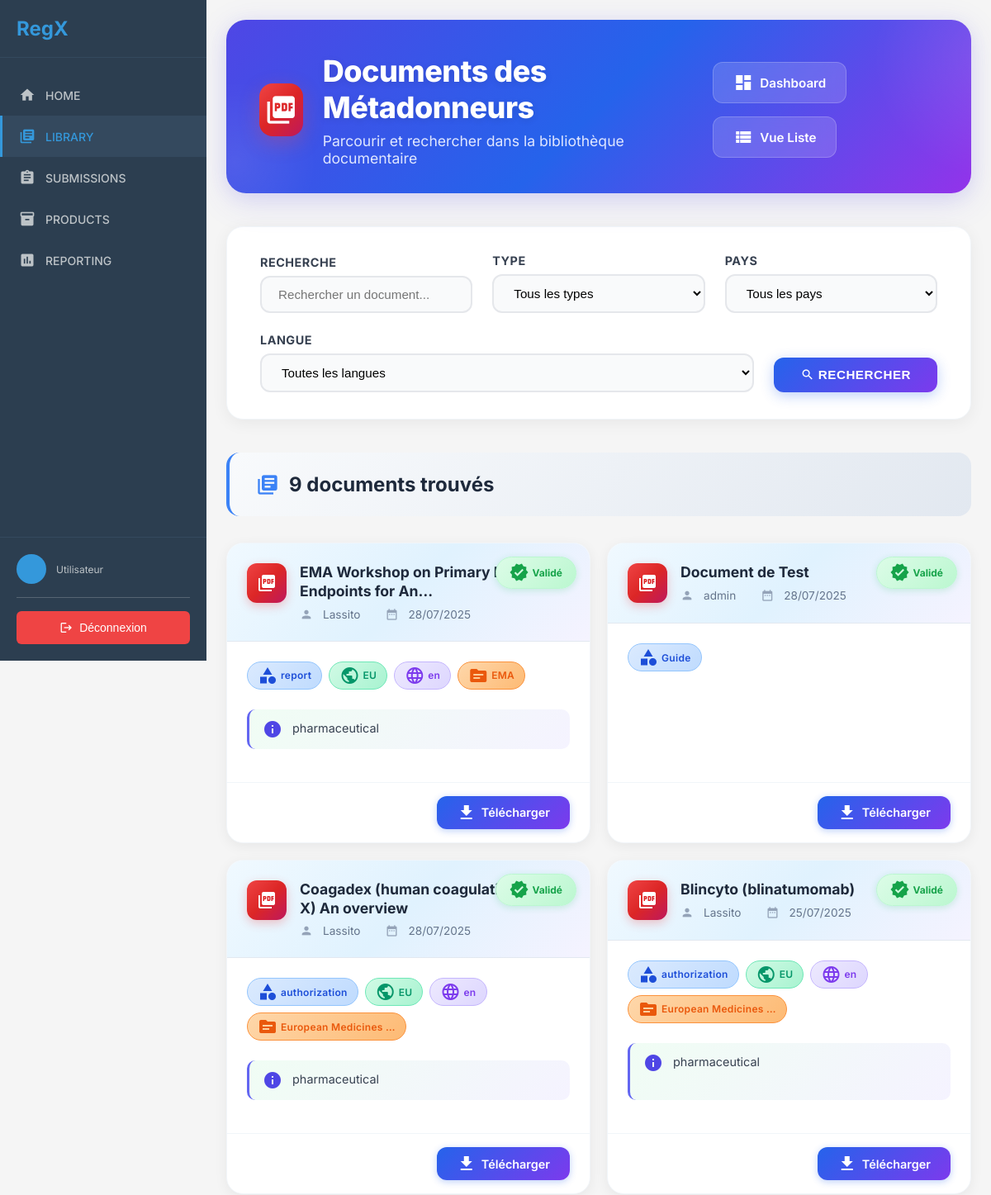
Page /client/library/documents/ (upper part) on the earlier database version.
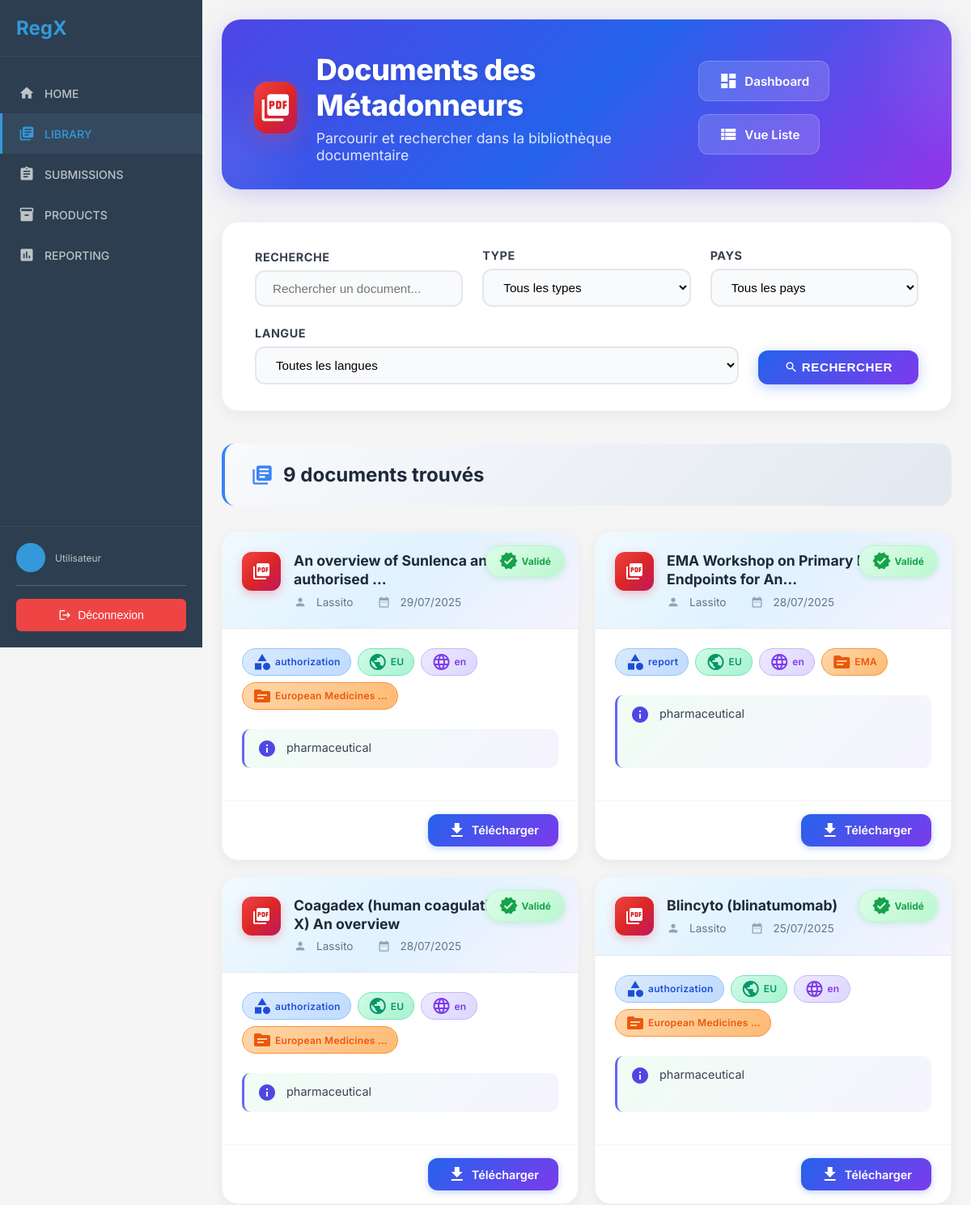
Same page on the later database version.
### rawdocs/models.py (models this page shows, shortened)
class RawDocument(models.Model):
    url = models.URLField(help_text="URL d'origine du PDF", blank=True)
    file = models.FileField(upload_to=pdf_upload_to, help_text="Fichier PDF téléchargé")
    created_at = models.DateTimeField(auto_now_add=True)
    owner = models.ForeignKey(
        settings.AUTH_USER_MODEL,
        on_delete=models.CASCADE,
        related_name='raw_documents',
        null=True, blank=True,
        help_text="Utilisateur qui a téléchargé ce document"
    )
    is_validated = models.BooleanField(default=False, help_text="Document validé par un métadonneur")
    validated_at = models.DateTimeField(null=True, blank=True)
    is_ready_for_expert = models.BooleanField(default=False, help_text="Document prêt pour révision expert")
    expert_ready_at = models.DateTimeField(null=True, blank=True,
                                           help_text="Date à laquelle le document est devenu prêt pour l'expert")
    total_pages = models.IntegerField(default=0, help_text="Nombre total de pages")
    pages_extracted = models.BooleanField(default=False, help_text="Pages extraites individuellement")
    title = models.TextField(blank=True, help_text="Titre du document")
    doc_type = models.CharField("Type", max_length=100, blank=True, help_text="Type du document (guide, rapport…)")
    publication_date = models.CharField(max_length=100, blank=True, help_text="Date de publication")
    version = models.CharField(max_length=50, blank=True, help_text="Version extraite")
    source = models.CharField(max_length=255, blank=True, help_text="Organisation émettrice (EMA, FDA…)")
    context = models.TextField(blank=True, help_text="Contexte extrait (2 phrases max)")
    country = models.CharField(max_length=100, blank=True, help_text="Pays détecté (GPE ou TLD)")
    language = models.CharField(max_length=10, blank=True, help_text="Langue détectée (fr, en…)")
    url_source = models.URLField(blank=True, help_text="URL d'origine pour référence")

### client/library/views.py (the view)
# urls.py: path('documents/', views.document_list, name='document_list'),
def document_list(request):
    search = request.GET.get('search', '')
    document_type = request.GET.get('type', '')
    country = request.GET.get('country', '')
    language = request.GET.get('language', '')
    validation_status = request.GET.get('status', 'validated')
    documents_qs = RawDocument.objects.select_related('owner').all()
    if validation_status == 'validated':
        documents_qs = documents_qs.filter(is_validated=True)
    elif validation_status == 'pending':
        documents_qs = documents_qs.filter(is_validated=False)
    if search:
        documents_qs = documents_qs.filter(
            Q(title__icontains=search) |
            Q(source__icontains=search) |
            Q(context__icontains=search)
        )
    if document_type:
        documents_qs = documents_qs.filter(doc_type__icontains=document_type)
    if country:
        documents_qs = documents_qs.filter(country__icontains=country)
    if language:
        documents_qs = documents_qs.filter(language__icontains=language)
    documents_qs = documents_qs.order_by('-created_at')
    paginator = Paginator(documents_qs, 20)
    page_number = request.GET.get('page')
    documents = paginator.get_page(page_number)
    document_types = RawDocument.objects.filter(is_validated=True).exclude(doc_type='').values_list('doc_type',
                                                                                                    flat=True).distinct()
    countries = RawDocument.objects.filter(is_validated=True).exclude(country='').values_list('country',
                                                                                              flat=True).distinct()
    languages = RawDocument.objects.filter(is_validated=True).exclude(language='').values_list('language',
                                                                                               flat=True).distinct()
    context = {
        'documents': documents,
        'document_types': document_types,
        'countries': countries,
        'languages': languages,
        'filters': {
            'search': search,
            'type': document_type,
            'country': country,
            'language': language,
            'status': validation_status,
        }
    }
    return render(request, 'client/library/document_list.html', context)

### chatbot/templatetags/chatbot_tags.py (called while the page is built)
@register.simple_tag
def chatbot_widget():
    return render_to_string('chatbot/chatbot_widget.html')

### client/templatetags/document_filters.py (called while the page is built)
@register.filter
def document_title(document):
    if document.title and document.title.strip():
        return document.title.strip()
    if document.file:
        clean_name = clean_filename(document.file)
        if clean_name:
            return clean_name
    return "Document sans titre"

### templates/client/library/document_list.html (shortened to what the changed rows need)
{% extends 'client/base.html' %}
{% load static %}
{% load document_filters %}
{% block content %}
<div class="library-container">
    <div class="page-header">
        <div class="page-header-content">
            <div class="page-header-left">
                <div class="page-header-titles">
                    <h1>Documents des Métadonneurs</h1>
                </div>
            </div>
        </div>
    </div>
    <div class="results-header">
        <h2>
            <i class="material-icons">library_books</i>
            {{ documents.paginator.count }} document{{ documents.paginator.count|pluralize }} trouvé{{ documents.paginator.count|pluralize }}
        </h2>
    </div>
    {% if documents %}
    <div class="cards-list">
        {% for document in documents %}
        <div class="document-card" onclick="location.href='{% url 'client:library:document_detail' document.pk %}'">
            {% if document.is_validated or document.validated %}
            <span class="ribbon-validated">
                <i class="material-icons">verified</i> Validé
            </span>
            {% endif %}
            <div class="document-card-header">
                <div class="document-card-icon">
                    <i class="material-icons">picture_as_pdf</i>
                </div>
                <div style="flex: 1 1 0%">
                    <div class="document-card-title" title="{{ document|document_title }}">
                        {{ document|document_title|truncatechars:50 }}
                    </div>
                    <div class="document-card-metas">
                        <i class="material-icons">person</i>
                        <span>{{ document.owner.username|default:"Anonyme" }}</span>
                        <span class="w-1 h-1 rounded-full bg-gray-300" style="display:inline-block;width:6px;height:6px;"></span>
                        <i class="material-icons">date_range</i>
                        <span>{{ document.created_at|date:"d/m/Y" }}</span>
                    </div>
                </div>
            </div>
            <div class="document-card-body">
                <div class="document-card-badges">
                    {% if document.doc_type %}
                    <span class="card-badge badge-blue">
                        <i class="material-icons text-xs">category</i>
                        {{ document.doc_type|truncatechars:20 }}
                    </span>
                    {% endif %}
                    {% if document.country %}
                    <span class="card-badge badge-green">
                        <i class="material-icons text-xs">public</i>
                        {{ document.country|truncatechars:20 }}
                    </span>
                    {% endif %}
                    {% if document.language %}
                    <span class="card-badge badge-purple">
                        <i class="material-icons text-xs">language</i>
                        {{ document.language|truncatechars:20 }}
                    </span>
                    {% endif %}
                    {% if document.source %}
                    <span class="card-badge badge-orange">
                        <i class="material-icons text-xs">source</i>
                        {{ document.source|truncatechars:20 }}
                    </span>
                    {% endif %}
                </div>
                {% if document.context %}
                <div class="document-card-context">
                    <i class="material-icons text-base" style="vertical-align: middle; color:#4f46e5; margin-right: 0.5rem;">info</i>
                    <span>{{ document.context|truncatechars:100 }}</span>
                </div>
                {% endif %}
            </div>
            <div class="document-card-actions">
                <a href="{% url 'client:library:download_document' document.pk %}" onclick="event.stopPropagation();">
                    <i class="material-icons text-sm">download</i>
                    Télécharger
                </a>
            </div>
        </div>
        {% endfor %}
    </div>
    {% endif %}
</div>
{% endblock %}

Differences in the rows shown:
removed RawDocument: is_validated True (drawn), title "Document de Test", owner.username "admin", created_at "28/07/2025", doc_type "Guide"
added RawDocument: is_validated True (drawn), title "An overview of Sunlenca and why it is authorised …", owner.username "Lassito", created_at "29/07/2025", doc_type "authorization", country "EU", language "en", source "European Medicines …", context "pharmaceutical"
